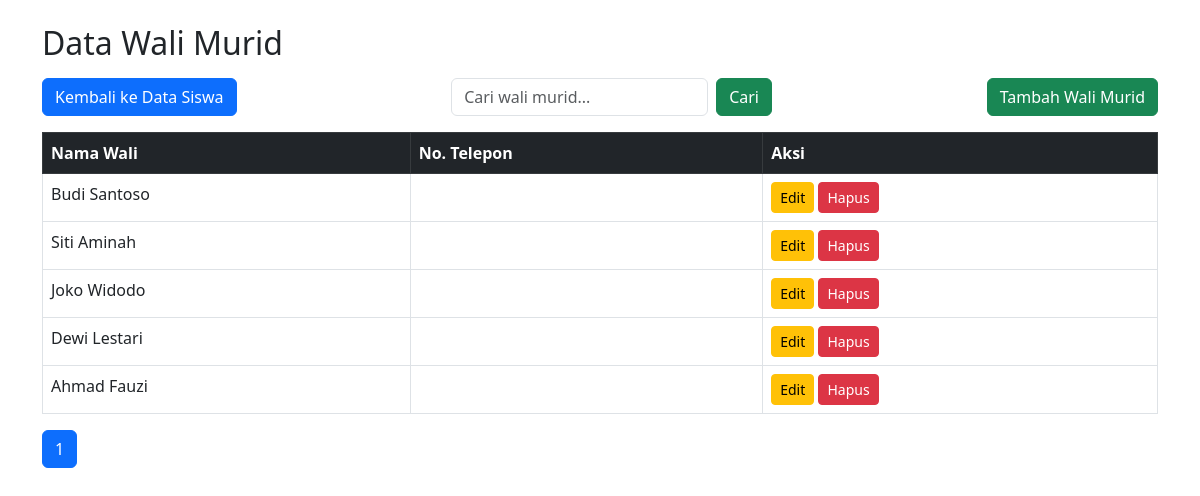
/wali_murid.php, run on the app's committed database.
### tables this page shows
CREATE TABLE `wali_murid` (
  `id_wali` int NOT NULL,
  `nama_wali` varchar(100) NOT NULL,
  `kontak` varchar(15) NOT NULL
);

### wali_murid.php (the view, shortened to what this page needs)
<?php
include 'koneksi.php';
$limit = 5;
$page = isset($_GET['page']) ? (int)$_GET['page'] : 1;
$start = ($page - 1) * $limit;
$search = isset($_GET['search']) ? $_GET['search'] : '';
$search_query = $search ? "WHERE nama_wali LIKE '%$search%'" : '';
$query = "SELECT * FROM wali_murid $search_query LIMIT $start, $limit";
$result = mysqli_query($koneksi, $query);
$total_query = "SELECT COUNT(*) AS total FROM wali_murid $search_query";
$total_result = mysqli_query($koneksi, $total_query);
$total_row = mysqli_fetch_assoc($total_result);
$total = $total_row['total'];
$total_pages = ceil($total / $limit);
?>
<!DOCTYPE html>
<html lang="id">
<head>
    <link href="https://cdn.jsdelivr.net/npm/bootstrap@5.3.0/dist/css/bootstrap.min.css" rel="stylesheet">
</head>
<body>
    <div class="container mt-4">
        <h2 class="mb-3">Data Wali Murid</h2>
        <div class="d-flex justify-content-between mb-3">
            <a href="index.php" class="btn btn-primary">Kembali ke Data Siswa</a>
            <form method="GET" class="d-flex">
                <input type="text" name="search" class="form-control me-2" placeholder="Cari wali murid..." value="<?php echo $search; ?>">
                <button type="submit" class="btn btn-success">Cari</button>
            </form>
            <a href="tambah_wali.php" class="btn btn-success">Tambah Wali Murid</a>
        </div>
        <table class="table table-bordered">
            <thead class="table-dark">
                <tr>
                    <th>Nama Wali</th>
                    <th>No. Telepon</th>
                    <th>Aksi</th>
                </tr>
            </thead>
            <tbody>
                <?php while ($row = mysqli_fetch_assoc($result)) : ?>
                    <tr>
                        <td><?php echo $row['nama_wali']; ?></td>
                        <td><?php echo $row['no_telepon']; ?></td>
                        <td>
                            <a href="edit_wali.php?id=<?php echo $row['id_wali']; ?>" class="btn btn-warning btn-sm">Edit</a>
                            <button class="btn btn-danger btn-sm" data-bs-toggle="modal" data-bs-target="#confirmDelete<?php echo $row['id_wali']; ?>">Hapus</button>
                        </td>
                    </tr>
                <?php endwhile; ?>
            </tbody>
        </table>
        <nav>
            <ul class="pagination">
                <?php for ($i = 1; $i <= $total_pages; $i++) : ?>
                    <li class="page-item <?php if ($page == $i) echo 'active'; ?>">
                        <a class="page-link" href="?page=<?php echo $i; ?>&search=<?php echo $search; ?>"> <?php echo $i; ?> </a>
                    </li>
                <?php endfor; ?>
            </ul>
        </nav>
    </div>
</body>
</html>

### data on the page
wali_murid: nama_wali "Budi Santoso"
wali_murid: nama_wali "Siti Aminah"
wali_murid: nama_wali "Joko Widodo"
wali_murid: nama_wali "Dewi Lestari"
wali_murid: nama_wali "Ahmad Fauzi"
